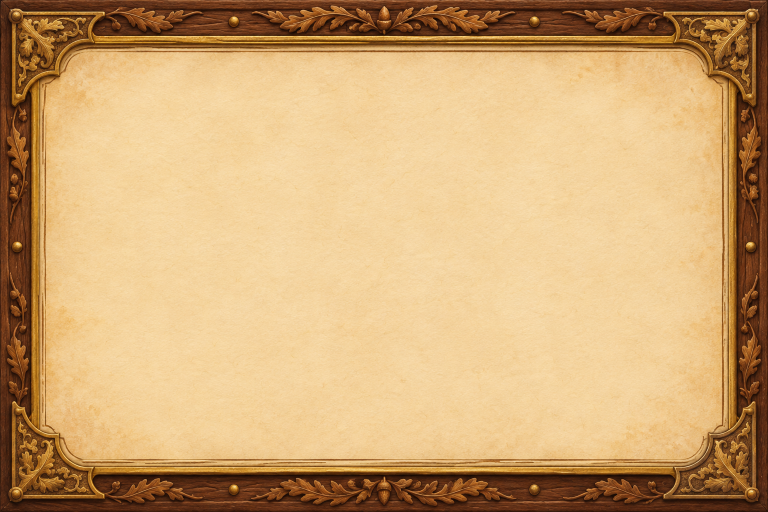
#> input picture prototypes/godot-shared/character_sheet/art/manuscript-frame.png, 1536 x 1024 px (shown at 1/2 size)
$ python -i prepare-sheet-foundations.py   (imports and definitions only)
#> lines starting #> are read from the running program, lines starting #| are printed output that depends on the picture; after the words box and inside, x2 and y2 are one past the last pixel; in counts of white or black regions, pixels touching at a corner belong together
#> further down, picture is the input picture: PIL image 1536x1024 RGB; mean R, G, B 205.6, 167.4, 116.5
"""Rebuild the sheet's UI-only derivatives from the project's original paintings."""
from collections import deque
from hashlib import sha256
import json
from pathlib import Path

import numpy as np
from PIL import Image, ImageDraw, ImageFilter, ImageOps

ART = Path(__file__).resolve().parents[1] / "prototypes/godot-shared/character_sheet/art"
OUT = ART / "foundation"
# [1 line not run here, left out]
atlas_sources = [
    ("v4/illustrated-icons.png", 5, 3, "heart shield speed initiative star hand dexterity book eye history feather magic casting die leaf"),
    ("v5/action-icons.png", 4, 3, "short-sword arcane-missiles burning-hands arcane-barrier magic-detection sacred-flame help dodge disengage dash hide concentration"),
    ("v2/icons-v2.png", 6, 4, "backpack gold potion mace handaxe shortbow dagger frost healing bless wand spellbook quill stealth key holy wizard soldier chainmail gloves torch lantern heraldic-shield hourglass"),
    ("engraved-icons.png", 4, 3, "_ _ _ _ _ sword _ _ _ _ _ _"),
]
icons, records = {}, {}


# [61 lines left out: functions separate, normalized, not called in this run]


# [16 lines not run here, left out]

sheet = Image.new("RGBA",(8*96,96*((len(icons)+7)//8)))
# [4 lines not run here, left out]


def clear_paper(image):
    """Flood the connected writing surface, retaining isolated gilt highlights."""
    small = image.copy()
    small.thumbnail((820,820))
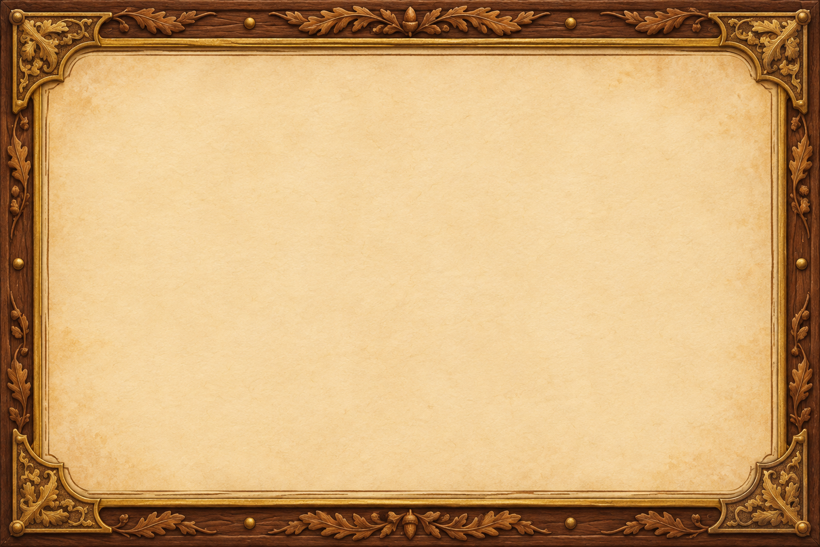
#> small: PIL image 820x547 RGB; mean R, G, B 205.6, 167.4, 116.5
    rgb=np.array(small.convert("RGB"),dtype=float)
    r,g,b=rgb.transpose(2,0,1)
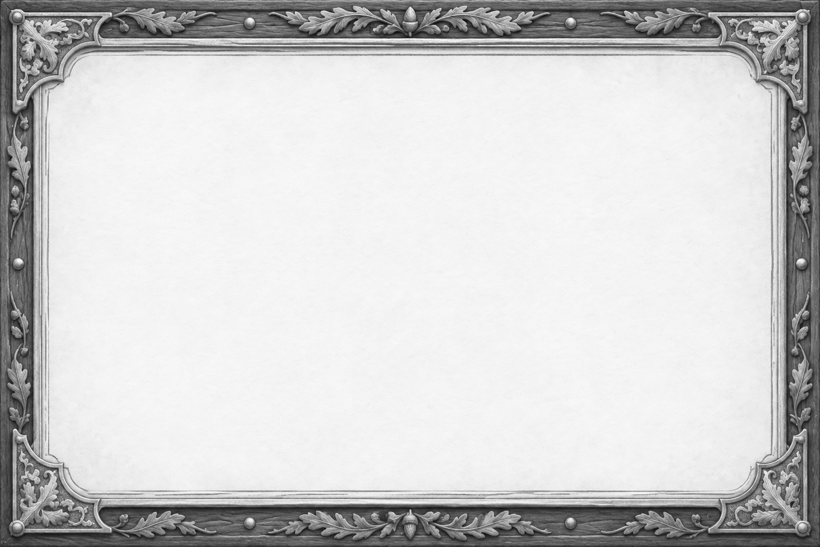
#> r: shape (547, 820) float64; min 12, max 255, mean 205.6
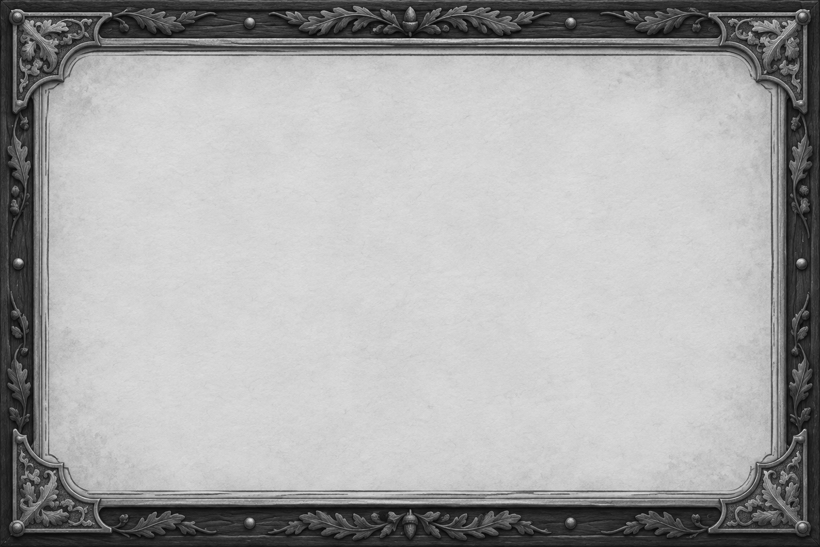
#> g: shape (547, 820) float64; min 4, max 227, mean 167.4
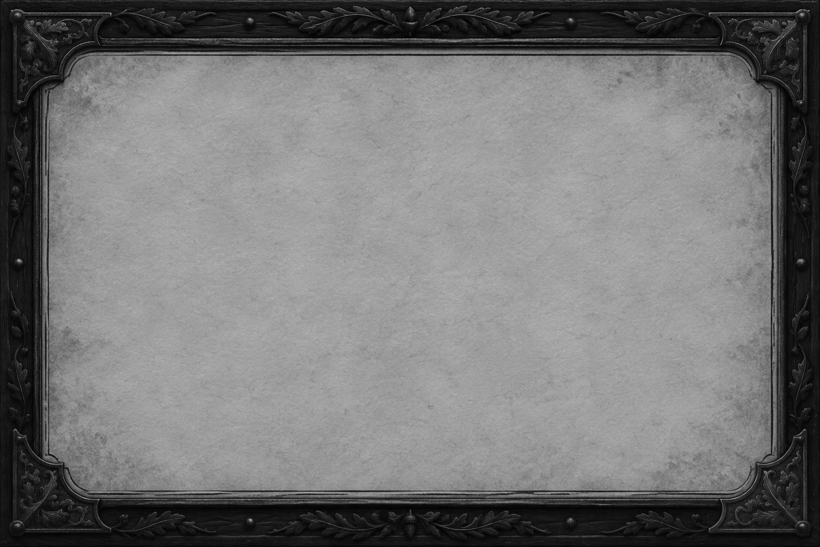
#> b: shape (547, 820) float64; min 1, max 177, mean 116.5
    eligible=(g>120)&(b>57)&(r-g<83)&(b/g.clip(1)>.47)
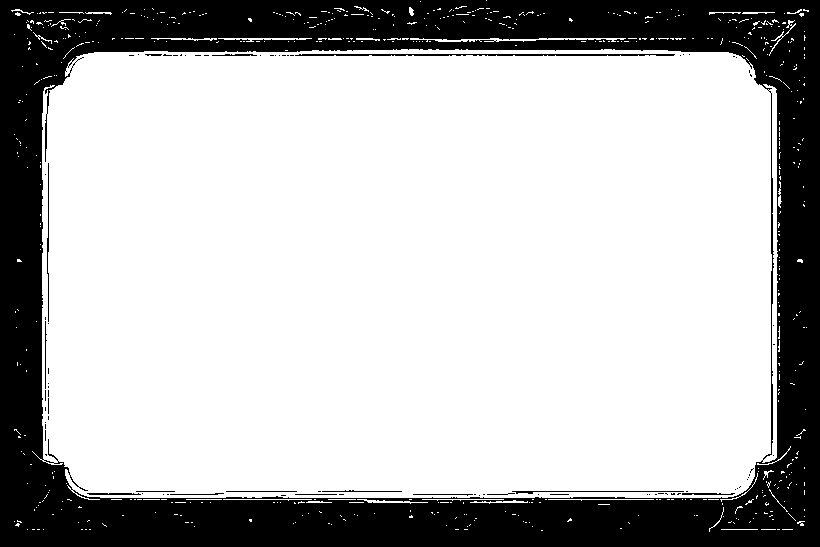
#> eligible: shape (547, 820) bool; 72.6% white; 82 black regions (66 under 20 px), largest, box (x1, y1, x2, y2) and area: (0, 0, 820, 547) 120664, (295, 54, 675, 56) 704, (512, 491, 684, 494) 196
    mask=Image.fromarray(eligible.astype("uint8")*255).copy()
    seed=(small.width//2,small.height//2)
#> seed = (410, 273)
    assert mask.getpixel(seed)==255
    ImageDraw.floodfill(mask,seed,127)
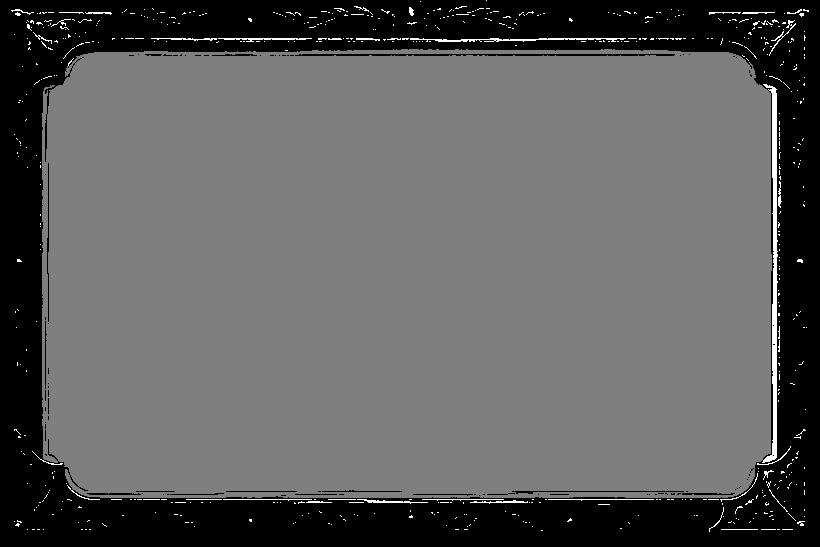
#> mask: PIL image 820x547 L; min 0, max 255, mean 94
    outside=Image.fromarray(np.uint8(np.array(mask)!=127)*255)
#> outside: PIL image 820x547 L; 28.7% white; 79 white regions (63 under 20 px), largest, box (x1, y1, x2, y2) and area: (0, 0, 820, 547) 126611, (295, 54, 675, 56) 704, (512, 491, 684, 494) 196
    outside=outside.filter(ImageFilter.MinFilter(3)).resize(image.size,Image.Resampling.LANCZOS)
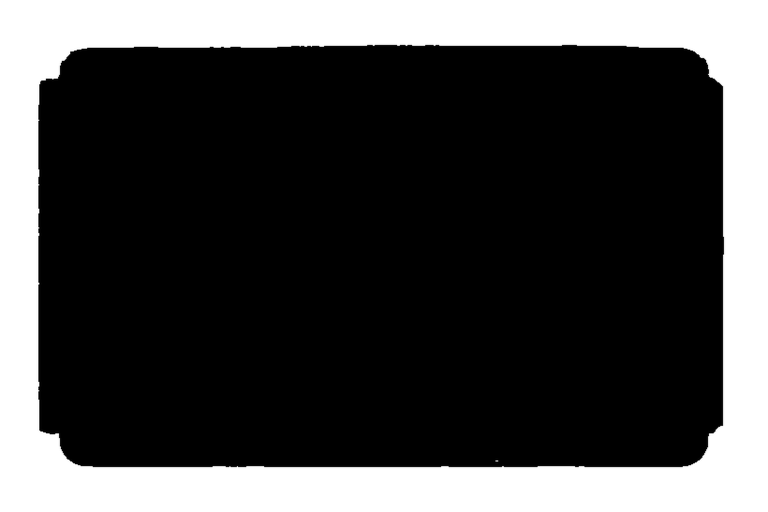
#> outside: PIL image 1536x1024 L (shown at 1/2 size); min 0, max 255, mean 70.4
#> (the run stopped early here; a loop or call above may not have finished)
